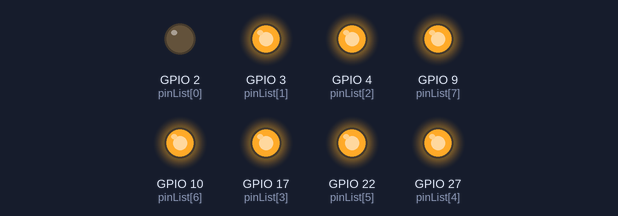
The program below on a simulated Raspberry Pi (BCM pin numbers). Shown: output pins drawn as LEDs (lit = HIGH).

Above: at 0.1 s.
At 0.8 s:
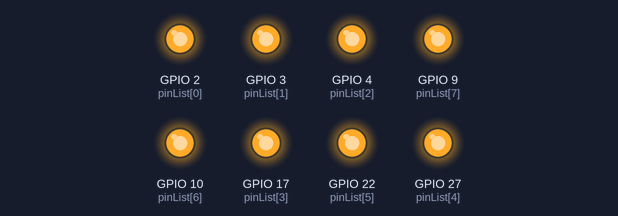
At 3.4 s:
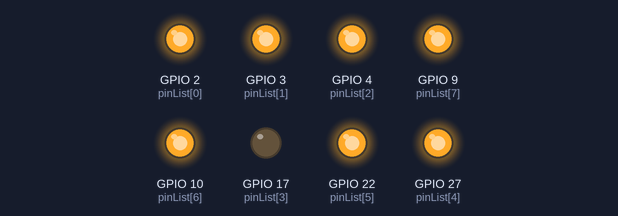
At 6.0 s:
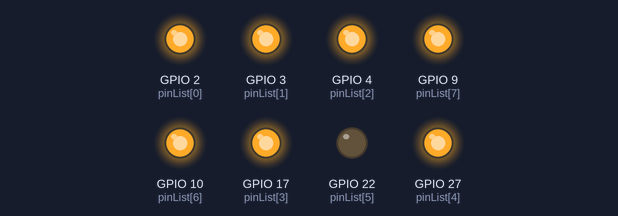
At 8.2 s:
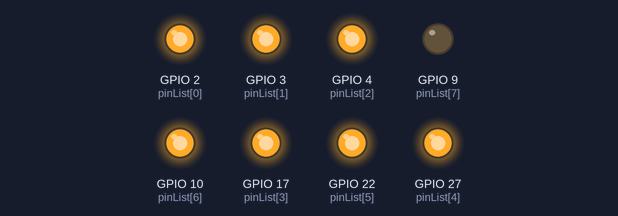
At 11.1 s:
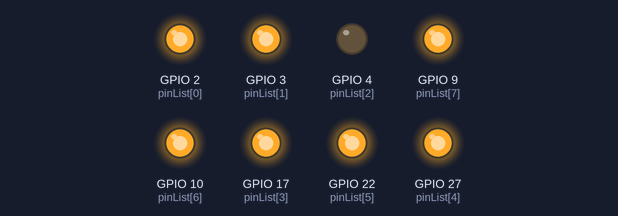
Timing chart, 0 to 11.4 s (numbered marks = the images above):
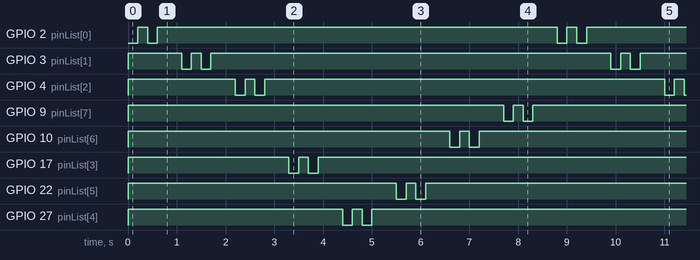

The program:

script5.py
```python
#!/usr/bin/python
import RPi.GPIO as GPIO
import time

GPIO.setmode(GPIO.BCM)

# init list with pin numbers

pinList = [2, 3, 4, 17, 27, 22, 10, 9]

# loop through pins and set mode and state to 'low'

for i in pinList:
    GPIO.setup(i, GPIO.OUT)
    GPIO.output(i, GPIO.HIGH)

# time to sleep between operations in the main loop

SleepTimeS = 0.2
SleepTimeL = 0.5

# main loop

try:
   while True:

      for i in pinList:
         GPIO.output(i, GPIO.LOW)
         time.sleep(SleepTimeS);
         GPIO.output(i, GPIO.HIGH)
         time.sleep(SleepTimeS);
         GPIO.output(i, GPIO.LOW)
         time.sleep(SleepTimeS);
         GPIO.output(i, GPIO.HIGH)
         time.sleep(SleepTimeL);


# End program cleanly with keyboard
except KeyboardInterrupt:
  print "  Quit"

  # Reset GPIO settings
  GPIO.cleanup()

# find more information on this script at
# http://youtu.be/oaf_zQcrg7g
```

Measured:
- by itself, GPIO 2 (pinList[0]): repeats every 8.8 s: LOW 0.20 s, HIGH 8.2 s, LOW 0.20 s, HIGH 0.20 s
- by itself, GPIO 3 (pinList[1]), GPIO 4 (pinList[2]), GPIO 9 (pinList[7]), GPIO 10 (pinList[6]), GPIO 17 (pinList[3]), GPIO 22 (pinList[5]), GPIO 27 (pinList[4]): repeats every 8.8 s: HIGH 0.20 s, LOW 0.20 s, HIGH 8.2 s, LOW 0.20 s
- by itself, everything shown: repeats every 8.8 s, in 32 steps
